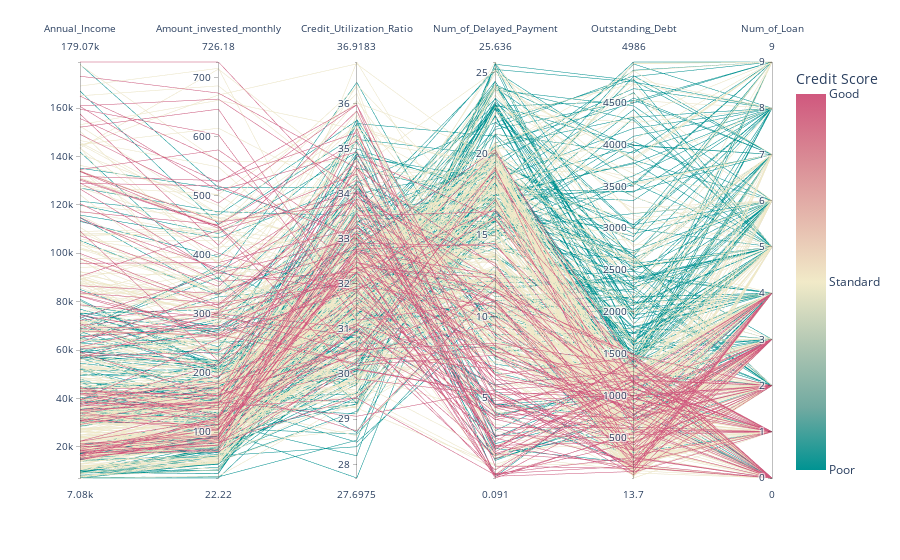

The notebook cell saved with this chart:
### Code cell
# Create a parallel coordinates plot
fig = px.parallel_coordinates(
    df_sample,
    color='credit_score_mapped',
    dimensions=['Annual_Income', 'Amount_invested_monthly', 'Credit_Utilization_Ratio', 'Num_of_Delayed_Payment', 'Num_of_Delayed_Payment', 'Outstanding_Debt', 'Num_of_Loan' ],
    color_continuous_scale=px.colors.diverging.Tealrose,
    color_continuous_midpoint=1,
    range_color=[0, 2], # Set the color map to go from 0 to 2
    labels={'credit_score_mapped': 'Credit Score'}
)  

# Update color bar ticks to category labels
fig.update_coloraxes(colorbar=dict(
    tickvals=[0, 1, 2],
    ticktext=credit_categories
))

# Show the plot
fig.show()

### Figure 1 — Plotly figure (JSON) as saved in the notebook; plotly's stock layout.template omitted (floating-point values rounded to 4 significant figures; data arrays with more than 128 entries replaced by an {"elided": "..."} marker saying what was removed)
{"data": [{"dimensions": [{"label": "Annual_Income", "values": {"elided": "625 float values"}}, {"label": "Amount_invested_monthly", "values": {"elided": "625 float values"}}, {"label": "Credit_Utilization_Ratio", "values": {"elided": "625 float values"}}, {"label": "Num_of_Delayed_Payment", "values": {"elided": "625 float values"}}, {"label": "Outstanding_Debt", "values": {"elided": "625 float values"}}, {"label": "Num_of_Loan", "values": {"elided": "625 int values"}}], "domain": {"x": [0, 1], "y": [0, 1]}, "line": {"color": {"elided": "625 int values"}, "coloraxis": "coloraxis"}, "name": "", "type": "parcoords"}], "layout": {"coloraxis": {"cmax": 2, "cmid": 1, "cmin": 0, "colorbar": {"ticktext": ["Poor", "Standard", "Good"], "tickvals": [0, 1, 2], "title": {"text": "Credit Score"}}, "colorscale": [[0, "rgb(0, 147, 146)"], [0.1667, "rgb(114, 170, 161)"], [0.3333, "rgb(177, 199, 179)"], [0.5, "rgb(241, 234, 200)"], [0.6667, "rgb(229, 185, 173)"], [0.8333, "rgb(217, 137, 148)"], [1, "rgb(208, 88, 126)"]]}, "legend": {"tracegroupgap": 0}, "margin": {"t": 60}}}
